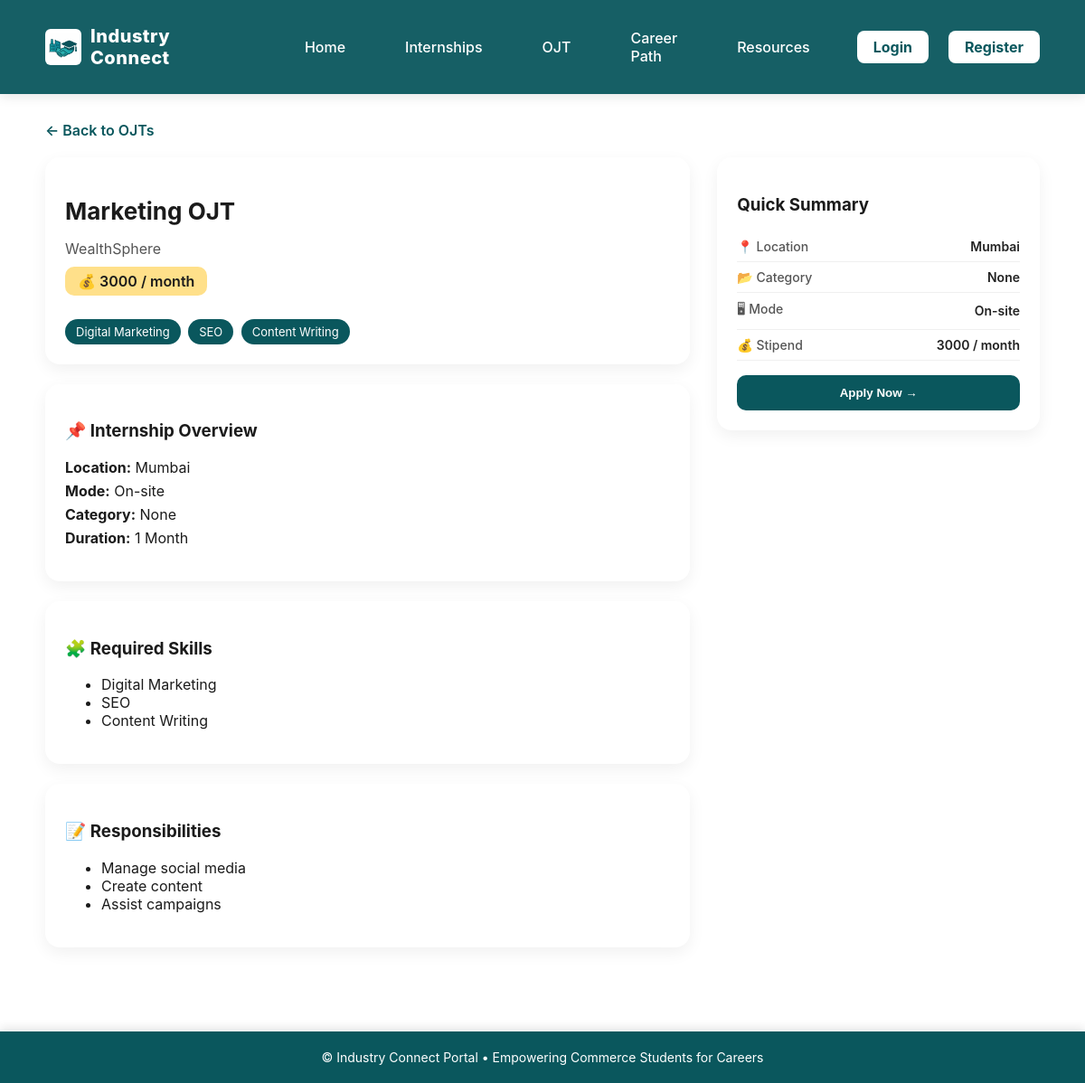
The page /ojt/1 on the database its author committed.
### models/ojt.py (models this page shows, shortened)
class OJT(db.Model):
    __tablename__ = "ojt_programs"
    id = db.Column(db.Integer, primary_key=True)
    title = db.Column(db.String(255), nullable=False)
    slug = db.Column(db.String(255), unique=True)
    company_name = db.Column(db.String(255), nullable=False)
    company_id = db.Column(db.Integer, db.ForeignKey("companies.id"), nullable=True)
    employer_id = db.Column(db.Integer, db.ForeignKey("users.id"), nullable=True)
    category = db.Column(db.String(120), nullable=True)
    internship_type = db.Column(db.String(100), nullable=True)
    mode = db.Column(db.String(40), nullable=True)      # On-site / Remote / Hybrid
    location = db.Column(db.String(150), nullable=True)
    duration = db.Column(db.String(80), nullable=True)
    stipend = db.Column(db.String(80), nullable=True)
    is_paid = db.Column(db.Boolean, default=False)
    skills = db.Column(db.Text, nullable=True)
    responsibilities = db.Column(db.Text, nullable=True)
    tags = db.Column(db.Text, nullable=True)
    company_info = db.Column(db.Text, nullable=True)
    faqs = db.Column(db.Text, nullable=True)
    seats = db.Column(db.Integer, default=50)
    enrolled_students = db.Column(db.Text, default="")  # comma-separated user IDs
    status = db.Column(db.String(40), default="Pending")  # Pending / Approved / Rejected
    created_at = db.Column(db.DateTime, default=datetime.utcnow)

### blueprints/ojt.py (the view, shortened to what this page needs)
@ojt_bp.route("/<int:ojt_id>")
def ojt_detail(ojt_id):
    program = OJT.query.get_or_404(ojt_id)
    if program.status != "Approved":
        flash("This OJT program is not approved yet.", "warning")
        return redirect(url_for("ojt.ojt_list"))
    is_saved = False
    is_enrolled = False
    return render_template(
        "ojt/ojt_detail.html",
        program=program,
        is_saved=is_saved,
        is_enrolled=is_enrolled
    )

### templates/ojt/ojt_detail.html (shortened to what this page needs)
{% extends "base.html" %}
{% block content %}
<a href="{{ url_for('ojt.ojt_list') }}" class="back-link">← Back to OJTs</a>
<div class="detail-grid">
    <div class="left-column">
        <div class="card header-card">
            <h2 class="title">{{ program.title }}</h2>
            <p class="company">{{ program.company_name }}</p>
            {% if program.stipend %}
            <span class="stipend-badge">
                💰 {{ program.stipend }}
            </span>
            {% endif %}
            {% if program.skills %}
            <div class="skill-tags">
                {% for s in program.skills.split(";") %}
                    <span class="tag">{{ s.strip() }}</span>
                {% endfor %}
            </div>
            {% endif %}
        </div>
        <div class="card">
            <h3>📌 Internship Overview</h3>
            <ul class="meta-list">
                <li><b>Location:</b> {{ program.location or "Not specified" }}</li>
                <li><b>Mode:</b> {{ program.mode or "Not specified" }}</li>
                <li><b>Category:</b> {{ program.category or "None" }}</li>
                <li><b>Duration:</b> {{ program.duration or "Not specified" }}</li>
            </ul>
        </div>
        <div class="card">
            <h3>🧩 Required Skills</h3>
            {% if program.skills %}
            <ul>
                {% for s in program.skills.split(";") %}
                <li>{{ s.strip() }}</li>
                {% endfor %}
            </ul>
            {% else %}
            <p>No skills specified.</p>
            {% endif %}
        </div>
        <div class="card">
            <h3>📝 Responsibilities</h3>
            {% if program.responsibilities %}
            <ul>
                {% for r in program.responsibilities.split(";") %}
                <li>{{ r.strip() }}</li>
                {% endfor %}
            </ul>
            {% else %}
            <p>No responsibilities mentioned.</p>
            {% endif %}
        </div>
    </div>
    <div class="right-column">
        <div class="card summary-card">
            <h3>Quick Summary</h3>
            <div class="summary-row">
                <span class="summary-left">📍 Location</span>
                <span class="summary-right">{{ program.location or "Not specified" }}</span>
            </div>
            <div class="summary-row">
                <span class="summary-left">📂 Category</span>
                <span class="summary-right">{{ program.category or "None" }}</span>
            </div>
            <div class="summary-row">
                <span class="summary-left">🖥 Mode</span>
                <span class="summary-right">{{ program.mode or "Not specified" }}</span>
            </div>
            <div class="summary-row">
                <span class="summary-left">💰 Stipend</span>
                <span class="summary-right">{{ program.stipend or "Unpaid" }}</span>
            </div>
            {% if is_enrolled %}
                <div class="btn-disabled">✔ Enrolled</div>
            {% else %}
                <form action="{{ url_for('ojt.ojt_enroll', ojt_id=program.id) }}" method="post">
                    <button class="btn-primary">Apply Now →</button>
                </form>
            {% endif %}
        </div>
    </div>
</div>
{% endblock %}

### static/css/style.css (style rules this page uses)
:root { --peacock: #006d66; --peacock-dark: #004c46; --muted: #f2f3f4; --text: #1b1b1b; --accent: #0ea5a4; --max-width: 1100px; --radius: 10px; --gap: 18px; --card-bg: #ffffff; }
* { box-sizing:border-box }
html,body { height:100%;margin:0;color:var(--text);font-family:Inter, system-ui, -apple-system, "Segoe UI", Roboto, "Helvetica Neue", Arial }
a { color:var(--peacock);text-decoration:underline }
.btn-primary { background:white;color:var(--peacock);font-weight:600; }

### templates/base.html (style rules this page uses)
:root { --primary: #0a575d; --primary-dark: #08474b; --light-bg: #f4ffff; --white: #ffffff; }

### templates/ojt/ojt_detail.html (style rules this page uses)
.detail-grid { display: grid; grid-template-columns: 2fr 1fr; gap: 30px; margin-top: 20px; }
.back-link { color: #0a575d; font-weight: 600; text-decoration: none; }
.card { background: #ffffff; padding: 22px; border-radius: 16px; box-shadow: 0 6px 18px rgba(0,0,0,0.06); margin-bottom: 22px; }
.header-card .title { font-size: 26px; font-weight: 700; margin-bottom: 4px; }
.company { color: #555; margin-bottom: 10px; }
.stipend-badge { background: #ffe08a; padding: 6px 14px; border-radius: 10px; font-weight: 600; display: inline-block; margin-bottom: 12px; }
.skill-tags { margin-top: 10px; }
.tag { display: inline-block; background: #0a575d; color: #fff; padding: 6px 12px; border-radius: 14px; font-size: 13px; margin: 4px 4px 0 0; }
.meta-list { list-style: none; padding: 0; }
.meta-list li { margin-bottom: 6px; }
.summary-card h3 { margin-bottom: 18px; }
.summary-row { display: flex; justify-content: space-between; align-items: center; padding: 8px 0; font-size: 14px; border-bottom: 1px solid #f0f0f0; }
.summary-left { color: #555; font-weight: 500; }
.summary-right { font-weight: 600; color: #222; }
.btn-primary { width: 100%; padding: 12px; background: #0a575d; color: white; border: none; border-radius: 10px; font-weight: 600; cursor: pointer; margin-top: 16px; }

### rows shown on the page
OJT: title "Marketing OJT", company_name "WealthSphere", stipend "3000 / month", location "Mumbai", mode "On-site", category "None", duration "1 Month"

### other values the page prints
{{ s.strip() }} "Digital Marketing" "SEO" "Content Writing"
{{ r.strip() }} "Manage social media" "Create content" "Assist campaigns"
